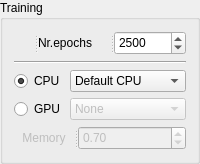
                     <widget class="QGroupBox" name="groupBox_training">
                      <property name="title">
                       <string>Training</string>
                      </property>
                      <layout class="QGridLayout" name="gridLayout_6">
                       <item row="0" column="0" colspan="2">
                        <widget class="QSplitter" name="splitter_7">
                         <property name="orientation">
                          <enum>Qt::Horizontal</enum>
                         </property>
                         <widget class="QLabel" name="label_icon_epochs">
                          <property name="minimumSize">
                           <size>
                            <width>20</width>
                            <height>20</height>
                           </size>
                          </property>
                          <property name="maximumSize">
                           <size>
                            <width>20</width>
                            <height>20</height>
                           </size>
                          </property>
                          <property name="toolTip">
                           <string>Models need a defined input size image. Choose wisely since large cells should not be cut.</string>
                          </property>
                          <property name="text">
                           <string/>
                          </property>
                          <property name="pixmap">
                           <pixmap resource="art.qrc">:/icon/icon/nr_epochs.png</pixmap>
                          </property>
                          <property name="scaledContents">
                           <bool>true</bool>
                          </property>
                         </widget>
                         <widget class="QLabel" name="label_nr_epochs">
                          <property name="maximumSize">
                           <size>
                            <width>75</width>
                            <height>16777215</height>
                           </size>
                          </property>
                          <property name="toolTip">
                           <string>Models need a defined input size image. Choose wisely since large cells should not be cut.</string>
                          </property>
                          <property name="text">
                           <string>Nr.epochs</string>
                          </property>
                         </widget>
                         <widget class="MySpinBox" name="spinBox_NrEpochs">
                          <property name="minimumSize">
                           <size>
                            <width>0</width>
                            <height>24</height>
                           </size>
                          </property>
                          <property name="maximum">
                           <number>9999</number>
                          </property>
                          <property name="value">
                           <number>2500</number>
                          </property>
                         </widget>
                        </widget>
                       </item>
                       <item row="1" column="0" colspan="2">
                        <widget class="Line" name="line_2">
                         <property name="orientation">
                          <enum>Qt::Horizontal</enum>
                         </property>
                        </widget>
                       </item>
                       <item row="2" column="0">
                        <widget class="QRadioButton" name="radioButton_cpu">
                         <property name="maximumSize">
                          <size>
                           <width>50</width>
                           <height>16777215</height>
                          </size>
                         </property>
                         <property name="toolTip">
                          <string>Train model on CPU.</string>
                         </property>
                         <property name="text">
                          <string>CPU</string>
                         </property>
                         <property name="iconSize">
                          <size>
                           <width>20</width>
                           <height>20</height>
                          </size>
                         </property>
                         <property name="checked">
                          <bool>true</bool>
                         </property>
                        </widget>
                       </item>
                       <item row="2" column="1">
                        <widget class="QComboBox" name="comboBox_cpu">
                         <property name="toolTip">
                          <string/>
                         </property>
                         <property name="sizeAdjustPolicy">
                          <enum>QComboBox::AdjustToMinimumContentsLength</enum>
                         </property>
                         <item>
                          <property name="text">
                           <string>Default CPU</string>
                          </property>
                         </item>
                        </widget>
                       </item>
                       <item row="3" column="0">
                        <widget class="QRadioButton" name="radioButton_gpu">
                         <property name="enabled">
                          <bool>true</bool>
                         </property>
                         <property name="maximumSize">
                          <size>
                           <width>50</width>
                           <height>16777215</height>
                          </size>
                         </property>
                         <property name="toolTip">
                          <string>Train model on GPU.</string>
                         </property>
                         <property name="text">
                          <string>GPU</string>
                         </property>
                         <property name="iconSize">
                          <size>
                           <width>20</width>
                           <height>20</height>
                          </size>
                         </property>
                        </widget>
                       </item>
                       <item row="3" column="1">
                        <widget class="QComboBox" name="comboBox_gpu">
                         <property name="enabled">
                          <bool>false</bool>
                         </property>
                         <property name="toolTip">
                          <string>Select the device your model should be trained on. 'Multi-GPU' will train the model on multiple GPUs in parallel.</string>
                         </property>
                         <item>
                          <property name="text">
                           <string>None</string>
                          </property>
                         </item>
                        </widget>
                       </item>
                       <item row="4" column="0" colspan="2">
                        <widget class="QSplitter" name="splitter_6">
                         <property name="orientation">
                          <enum>Qt::Horizontal</enum>
                         </property>
                         <widget class="QLabel" name="label_memory">
                          <property name="enabled">
                           <bool>false</bool>
                          </property>
                          <property name="maximumSize">
                           <size>
                            <width>60</width>
                            <height>16777215</height>
                           </size>
                          </property>
                          <property name="toolTip">
                           <string>Limit the amount of memory used. 1.0 means 100%; 0.5 means 50%; Typically, 0.7 is a good value for a system with one GPU.</string>
                          </property>
                          <property name="text">
                           <string>Memory</string>
                          </property>
                          <property name="alignment">
                           <set>Qt::AlignCenter</set>
                          </property>
                         </widget>
                         <widget class="MyDoubleSpinBox" name="doubleSpinBox_memory">
                          <property name="enabled">
                           <bool>false</bool>
                          </property>
                          <property name="minimumSize">
                           <size>
                            <width>0</width>
                            <height>24</height>
                           </size>
                          </property>
                          <property name="maximum">
                           <double>1.000000000000000</double>
                          </property>
                          <property name="singleStep">
                           <double>0.010000000000000</double>
                          </property>
                          <property name="value">
                           <double>0.700000000000000</double>
                          </property>
                         </widget>
                        </widget>
                       </item>
                      </layout>
                     </widget>
